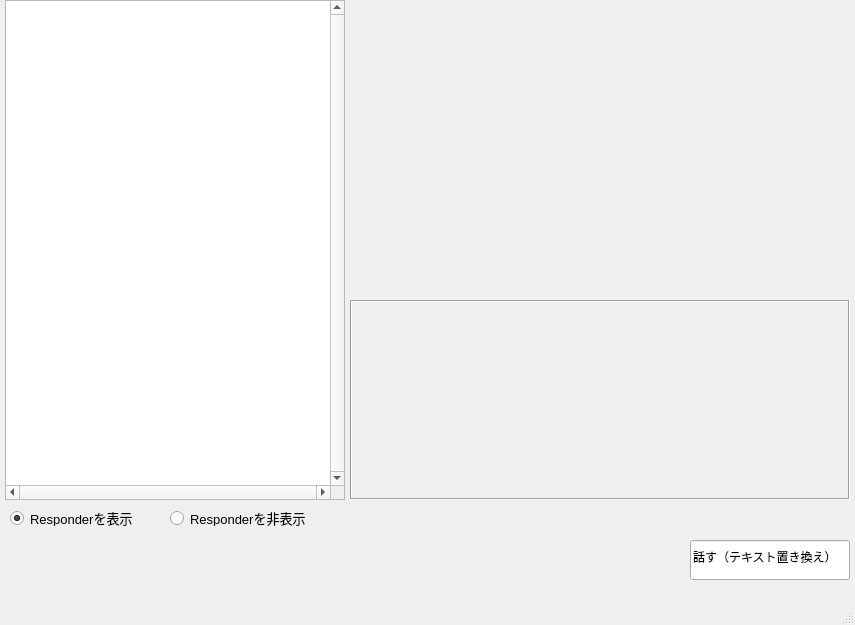
<?xml version="1.0" encoding="UTF-8"?>
<ui version="4.0">
 <class>MainWindow</class>
 <widget class="QMainWindow" name="MainWindow">
  <property name="geometry">
   <rect>
    <x>0</x>
    <y>0</y>
    <width>855</width>
    <height>625</height>
   </rect>
  </property>
  <property name="windowTitle">
   <string>MainWindow</string>
  </property>
  <widget class="QWidget" name="centralwidget">
   <widget class="QListWidget" name="listWidget">
    <property name="geometry">
     <rect>
      <x>5</x>
      <y>0</y>
      <width>340</width>
      <height>500</height>
     </rect>
    </property>
    <property name="font">
     <font>
      <pointsize>10</pointsize>
     </font>
    </property>
    <property name="verticalScrollBarPolicy">
     <enum>Qt::ScrollBarAlwaysOn</enum>
    </property>
    <property name="horizontalScrollBarPolicy">
     <enum>Qt::ScrollBarAlwaysOn</enum>
    </property>
   </widget>
   <widget class="QRadioButton" name="radioButton_1">
    <property name="geometry">
     <rect>
      <x>10</x>
      <y>510</y>
      <width>151</width>
      <height>16</height>
     </rect>
    </property>
    <property name="font">
     <font>
      <pointsize>10</pointsize>
     </font>
    </property>
    <property name="text">
     <string>Responderを表示</string>
    </property>
    <property name="checked">
     <bool>true</bool>
    </property>
   </widget>
   <widget class="QRadioButton" name="radioButton_2">
    <property name="geometry">
     <rect>
      <x>170</x>
      <y>510</y>
      <width>171</width>
      <height>16</height>
     </rect>
    </property>
    <property name="font">
     <font>
      <pointsize>10</pointsize>
     </font>
    </property>
    <property name="text">
     <string>Responderを非表示</string>
    </property>
   </widget>
   <widget class="QLineEdit" name="ButtonTalk">
    <property name="geometry">
     <rect>
      <x>690</x>
      <y>540</y>
      <width>160</width>
      <height>40</height>
     </rect>
    </property>
    <property name="text">
     <string>話す（テキスト置き換え）</string>
    </property>
   </widget>
   <widget class="QLabel" name="LabelResponce">
    <property name="geometry">
     <rect>
      <x>350</x>
      <y>300</y>
      <width>500</width>
      <height>200</height>
     </rect>
    </property>
    <property name="font">
     <font>
      <pointsize>14</pointsize>
     </font>
    </property>
    <property name="frameShape">
     <enum>QFrame::Box</enum>
    </property>
    <property name="frameShadow">
     <enum>QFrame::Sunken</enum>
    </property>
    <property name="text">
     <string/>
    </property>
    <property name="alignment">
     <set>Qt::AlignCenter</set>
    </property>
   </widget>
  </widget>
  <widget class="QMenuBar" name="menubar">
   <property name="geometry">
    <rect>
     <x>0</x>
     <y>0</y>
     <width>855</width>
     <height>26</height>
    </rect>
   </property>
  </widget>
  <widget class="QStatusBar" name="statusbar"/>
 </widget>
 <resources/>
 <connections/>
</ui>
